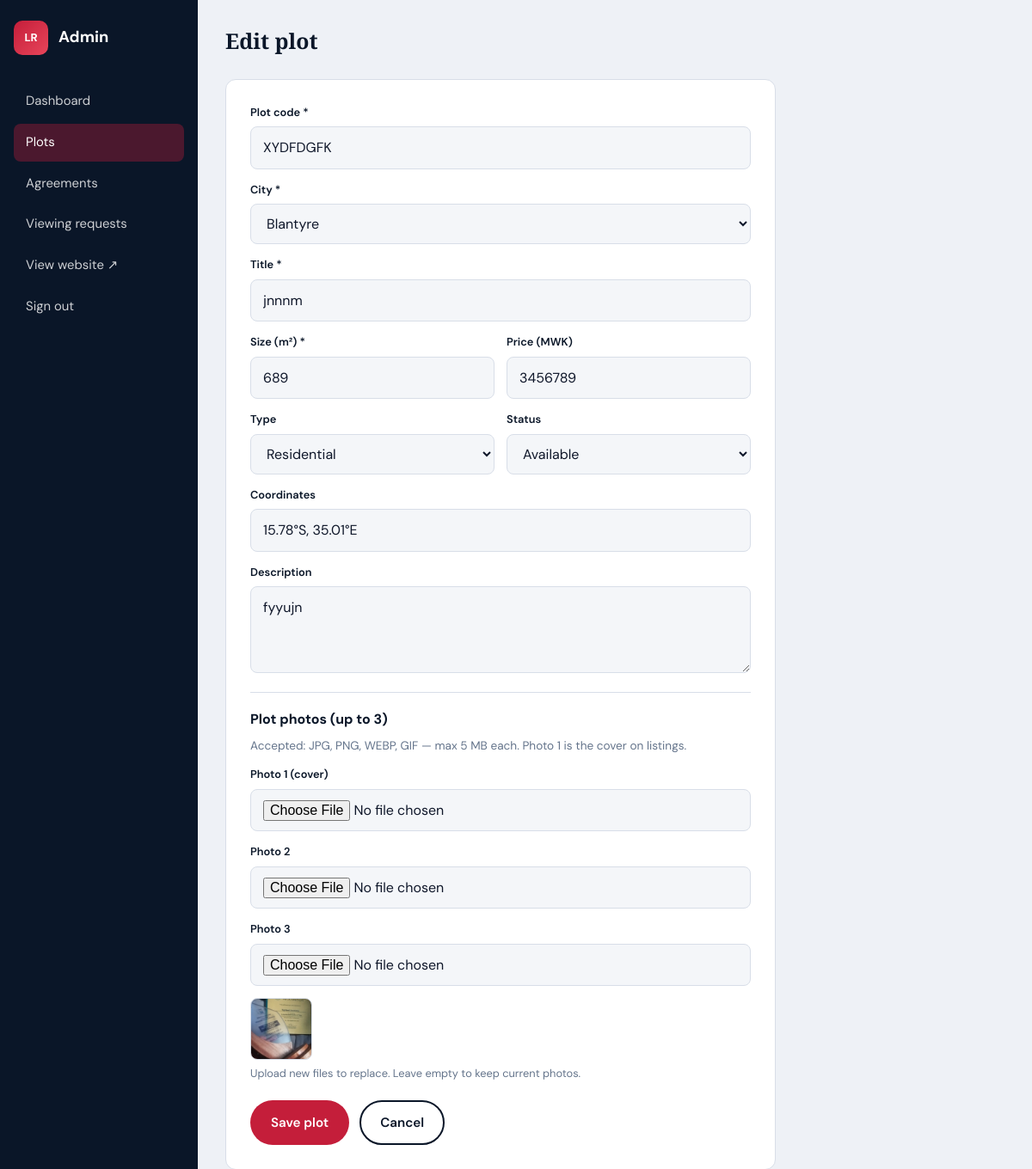
Page /admin/plots/10/edit (signed in) on the committed database.
### app/models.py (models this page shows, shortened)
class Plot(db.Model):
    __tablename__ = "plots"
    id = db.Column(db.Integer, primary_key=True)
    plot_code = db.Column(db.String(50), unique=True, nullable=False)
    city = db.Column(db.String(50), nullable=False)
    title = db.Column(db.String(120), nullable=False)
    size_sqm = db.Column(db.Integer, nullable=False)
    plot_type = db.Column(db.String(50), default="Residential")
    price_mwk = db.Column(db.Integer)
    status = db.Column(db.String(30), default="Available")
    description = db.Column(db.Text)
    coordinates = db.Column(db.String(80))
    image1 = db.Column(db.String(200))
    image2 = db.Column(db.String(200))
    image3 = db.Column(db.String(200))
    created_at = db.Column(db.DateTime, default=lambda: datetime.now(timezone.utc))
    agreement = db.relationship("Agreement", back_populates="plot", uselist=False)
    def images(self):
        out = []
        for field in (self.image1, self.image2, self.image3):
            if field:
                out.append(field)
        return out

### app/routes_admin.py (the view, shortened to what this page needs)
@admin_bp.route("/plots/<int:plot_id>/edit", methods=["GET", "POST"])
@login_required
def plot_edit(plot_id):
    plot = db.session.get(Plot, plot_id) or abort(404)
    return render_template("admin/plot_form.html", plot=plot)

### app/models.py (called while the page is built)
@login_manager.user_loader
def load_user(user_id):
    return db.session.get(Admin, int(user_id))

### app/templates/admin/plot_form.html (shortened to what this page needs)
{% extends "admin/base_admin.html" %}
{% block content %}
<h1>{{ 'Edit' if plot else 'Add' }} plot</h1>
<form method="post" class="admin-form" enctype="multipart/form-data" style="max-width:640px">
  <div class="form-group">
    <label for="plot_code">Plot code *</label>
    <input type="text" id="plot_code" name="plot_code" value="{{ plot.plot_code if plot else '' }}" required placeholder="e.g. BLY-SEC3-042" />
  </div>
  <div class="form-group">
    <label for="city">City *</label>
    <select id="city" name="city" required>
      {% for c in ['Blantyre','Lilongwe','Mzuzu','Mangochi'] %}
      <option value="{{ c }}" {% if plot and plot.city == c %}selected{% endif %}>{{ c }}</option>
      {% endfor %}
    </select>
  </div>
  <div class="form-group">
    <label for="title">Title *</label>
    <input type="text" id="title" name="title" value="{{ plot.title if plot else '' }}" required />
  </div>
  <div class="form-row">
    <div class="form-group">
      <label for="size_sqm">Size (m²) *</label>
      <input type="number" id="size_sqm" name="size_sqm" value="{{ plot.size_sqm if plot else '' }}" required min="1" />
    </div>
    <div class="form-group">
      <label for="price_mwk">Price (MWK)</label>
      <input type="number" id="price_mwk" name="price_mwk" value="{{ plot.price_mwk if plot and plot.price_mwk else '' }}" min="0" />
    </div>
  </div>
  <div class="form-row">
    <div class="form-group">
      <label for="plot_type">Type</label>
      <select id="plot_type" name="plot_type">
        {% for t in ['Residential','Commercial','Investment','Residential / Investment'] %}
        <option value="{{ t }}" {% if plot and plot.plot_type == t %}selected{% endif %}>{{ t }}</option>
        {% endfor %}
      </select>
    </div>
    <div class="form-group">
      <label for="status">Status</label>
      <select id="status" name="status">
        {% for s in ['Available','Reserved','Sold'] %}
        <option value="{{ s }}" {% if plot and plot.status == s %}selected{% endif %}>{{ s }}</option>
        {% endfor %}
      </select>
    </div>
  </div>
  <div class="form-group">
    <label for="coordinates">Coordinates</label>
    <input type="text" id="coordinates" name="coordinates" value="{{ plot.coordinates if plot else '' }}" placeholder="e.g. 15.78°S, 35.01°E" />
  </div>
  <div class="form-group">
    <label for="description">Description</label>
    <textarea id="description" name="description" rows="3">{{ plot.description if plot else '' }}</textarea>
  </div>
  <div style="border-top:1px solid var(--border);padding-top:18px;margin-top:8px">
    <p style="font-weight:700;color:var(--navy);margin-bottom:8px">Plot photos (up to 3)</p>
    <p style="font-size:.85rem;color:var(--ink-muted);margin-bottom:12px">Accepted: JPG, PNG, WEBP, GIF — max 5&nbsp;MB each. Photo 1 is the cover on listings.</p>
    <div class="form-group">
      <label for="image1">Photo 1 (cover)</label>
      <input type="file" id="image1" name="image1" accept="image/*" />
    </div>
    <div class="form-group">
      <label for="image2">Photo 2</label>
      <input type="file" id="image2" name="image2" accept="image/*" />
    </div>
    <div class="form-group">
      <label for="image3">Photo 3</label>
      <input type="file" id="image3" name="image3" accept="image/*" />
    </div>
    {% if plot and plot.images() %}
    <div class="thumb-preview">
      {% for img in plot.images() %}
      <img src="{{ url_for('static', filename=img) }}" alt="Current" />
      {% endfor %}
    </div>
    <p style="font-size:.8rem;color:var(--ink-muted);margin-top:6px">Upload new files to replace. Leave empty to keep current photos.</p>
    {% endif %}
  </div>
  <div class="form-actions">
    <button type="submit" class="btn btn-primary">Save plot</button>
    <a href="{{ url_for('admin.plots') }}" class="btn btn-outline-dark">Cancel</a>
  </div>
</form>
{% endblock %}

### app/static/css/styles.css (style rules this page uses)
:root { --navy: #0a1628; --navy-mid: #12233d; --navy-soft: #1a3358; --red: #c41e3a; --red-hover: #a01830; --red-soft: #fde8ec; --bg: #f4f6f9; --bg-alt: #e8ecf2; --surface: #ffffff; --ink: #0f172a; --ink-muted: #64748b; --border: #d8dee8; --success: #0d7a4f; --whatsapp: #25d366; --whatsapp-hover: #1da851; --radius: 12px; --radius-lg: 18px; --shadow: 0 4px 20px rgba(10, 22, 40, 0.06); --shadow-lg: 0 16px 48px rgba(10, 22, 40, 0.12); --font: "DM Sans", system-ui, sans-serif; --serif: "Playfair Display", Georgia, serif; --header-h: 76px; }
*, *::before, *::after { box-sizing: border-box; margin: 0; padding: 0; }
html { scroll-behavior: smooth; }
body { font-family: var(--font); background: var(--bg); color: var(--ink); line-height: 1.6; -webkit-font-smoothing: antialiased; }
img { max-width: 100%; display: block; }
a { color: inherit; text-decoration: none; }
button, input, select, textarea { font: inherit; }
.btn { display: inline-flex; align-items: center; justify-content: center; gap: 8px; padding: 12px 22px; border-radius: 999px; font-weight: 600; font-size: .95rem; border: 2px solid transparent; cursor: pointer; transition: background .15s, color .15s, border-color .15s, transform .1s, box-shadow .15s; }
.btn-primary { background: var(--red); color: #fff; }
.btn-outline-dark { background: transparent; border-color: var(--navy); color: var(--navy); }
.form-row { display: grid; grid-template-columns: 1fr 1fr; gap: 14px; }
.form-group { margin-bottom: 14px; }
.form-group label { display: block; font-size: .8rem; font-weight: 600; margin-bottom: 6px; opacity: .9; }
.form-group input, .form-group select, .form-group textarea { width: 100%; padding: 11px 14px; border: 1px solid rgba(255,255,255,.18); border-radius: 8px; background: rgba(255,255,255,.08); color: #fff; outline: none; }
.form-group input::placeholder, .form-group textarea::placeholder { color: rgba(255,255,255,.45); }
.form-group select option { background: var(--navy); color: #fff; }
.admin-body { background: #eef1f6; }
.admin-main h1 { font-family: var(--serif); font-size: 1.55rem; margin-bottom: 24px; color: var(--navy); }
.admin-form { background: var(--surface); border-radius: var(--radius); border: 1px solid var(--border); padding: 28px; max-width: 580px; }
.admin-form .form-group label { color: var(--navy); opacity: 1; }
.admin-form .form-group input, .admin-form .form-group select, .admin-form .form-group textarea { background: var(--bg); color: var(--ink); border: 1px solid var(--border); border-radius: 8px; }
.admin-form .form-actions { display: flex; gap: 12px; margin-top: 20px; }
.thumb-preview { display: flex; gap: 10px; flex-wrap: wrap; margin-top: 8px; }
.thumb-preview img { width: 72px; height: 72px; object-fit: cover; border-radius: 8px; border: 1px solid var(--border); }

### rows in the picture
Plot: plot_code "XYDFDGFK", city "Blantyre", title "jnnnm", size_sqm "689", price_mwk "3456789", plot_type "Residential", status "Available", coordinates "15.78°S, 35.01°E", description "fyyujn", image1 (picture)

### other values in the picture
{{ 'Edit' if plot else 'Add' }} "Edit"
